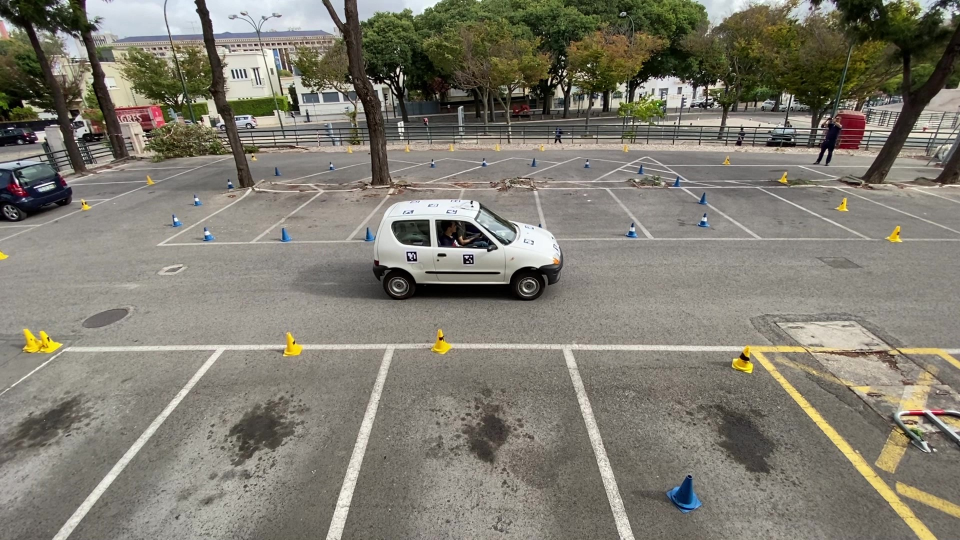
%> input picture shared-assets/viena_center_near.jpg, 1920 x 1080 px (shown at 1/2 size)
$ octave --eval "tst0_edge_methods;"   (GNU Octave 9; MATLAB toolbox functions it lacks are replaced by stand-ins)
%> lines starting %> are read from the running program, lines starting %| are printed output that depends on the picture; in (x1, y1, x2, y2) boxes, pixels count from 0 and x2, y2 are one past the last pixel; in counts of white or black regions, pixels touching at a corner belong together; the program's own positions count from 1
%-------------------------------------------------
%
% TST0_EDGE_METHODS - Compares various edge detection methods on an input image.
% This script demonstrates and displays the results of several common edge
% detection algorithms: simple (default), Canny, Laplacian of Gaussian (LoG),
% Sobel, and Canny with preprocessing.
%
% Inputs:
%   testNumber : integer : The number of the test to run (default: 0).
%                          0: All tests, 1: Simple, 2: Canny, 3: LoG,
%                          4: Sobel, 5: Canny with preprocessing.
%   srcImage   : string  : Path to the input image file (default: 'viena_center_near.jpg').
%
% Outputs:
%   display_figure : figure : A MATLAB figure displaying the edge detection results.
%
% Other m-files required: None
% Subfunctions: None
% MAT-files required: None
%
% Author: Tiago Simões
% Project: VIENA
% Instituto Superior Técnico
% July 2024; Last revision: 9-September-2025
%
%------------- BEGIN MAIN FUNCTION ---------------

function tst0_edge_methods(testNumber, srcImage)

    if nargin < 2; srcImage = 'viena_center_near.jpg'; end
    if nargin < 1; testNumber = 0; end

    % Read the image
    srcImage = imread(srcImage);
%> srcImage is the input picture: size 1080x1920x3 uint8; mean R, G, B 127.7, 124.2, 112.7

    % Convert to grayscale
    grayImage= rgb2gray(srcImage);
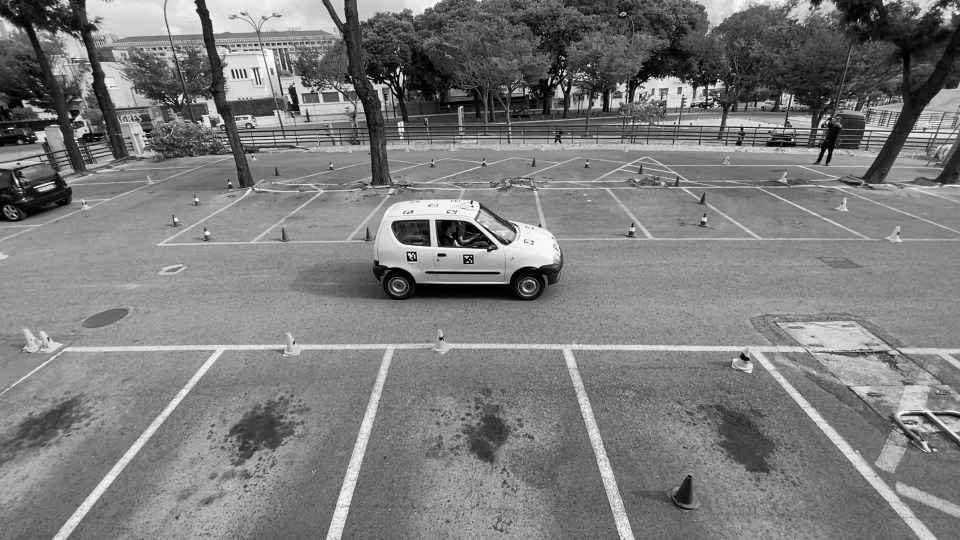
%> grayImage: size 1080x1920 uint8 (shown at 1/2 size); min 0, max 255, mean 123.9

    %% Basic edge detection using default parameters
    simpleEdge = edge(grayImage);
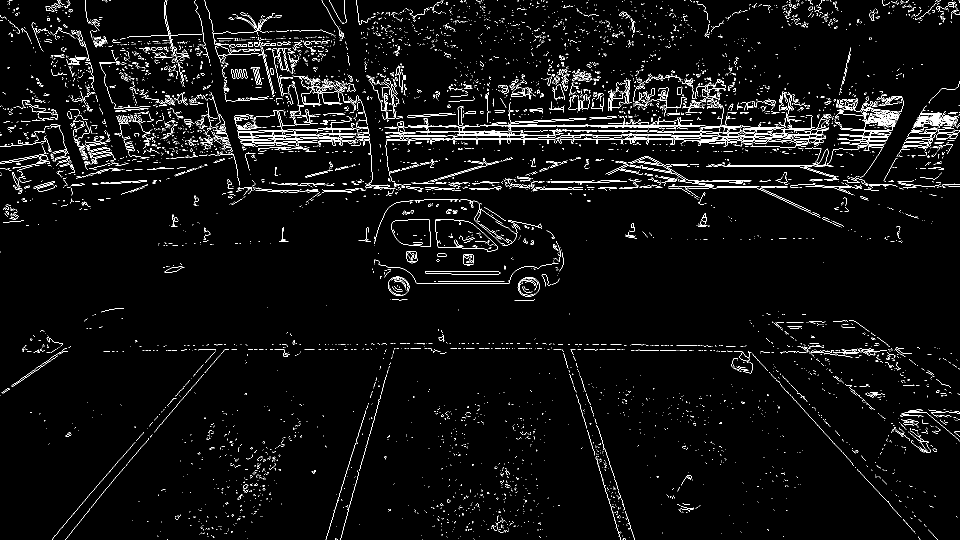
%> simpleEdge: size 1080x1920 logical (shown at 1/2 size); 3.6% white in thin lines or dots

    %% Edge detection using Canny method with Otsu thresholding

    % Set Canny threshold based on Otsu threshold
    level = graythresh(grayImage);
%> level = 0.416
    cannythreshold = [level/100 level/2];
%> cannythreshold = [0.00416 0.208]
    cannyEdge = edge(grayImage,'Canny',cannythreshold);
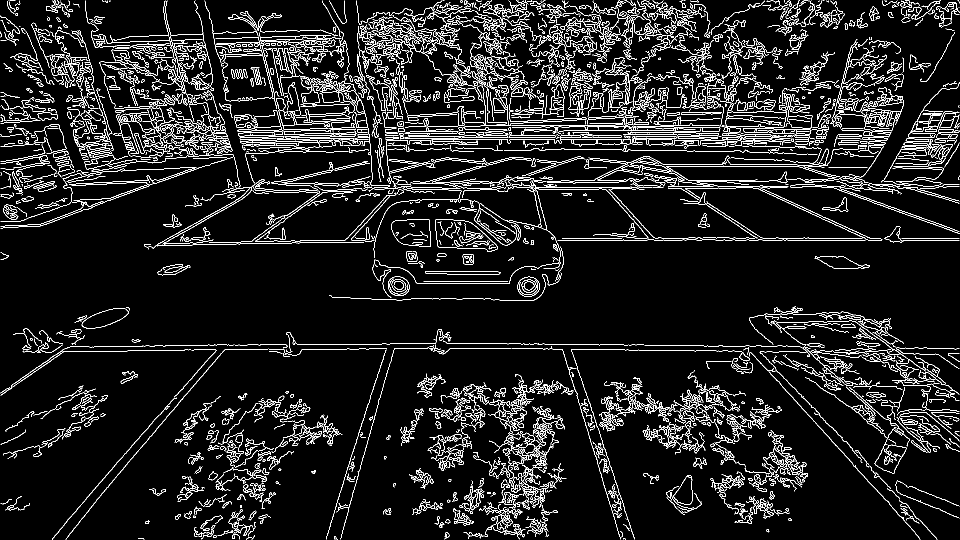
%> cannyEdge: size 1080x1920 logical (shown at 1/2 size); 8% white in thin lines or dots

    %% Edge detection using Laplacian of Gaussian (LoG)
    logEdge = edge(grayImage,'log');
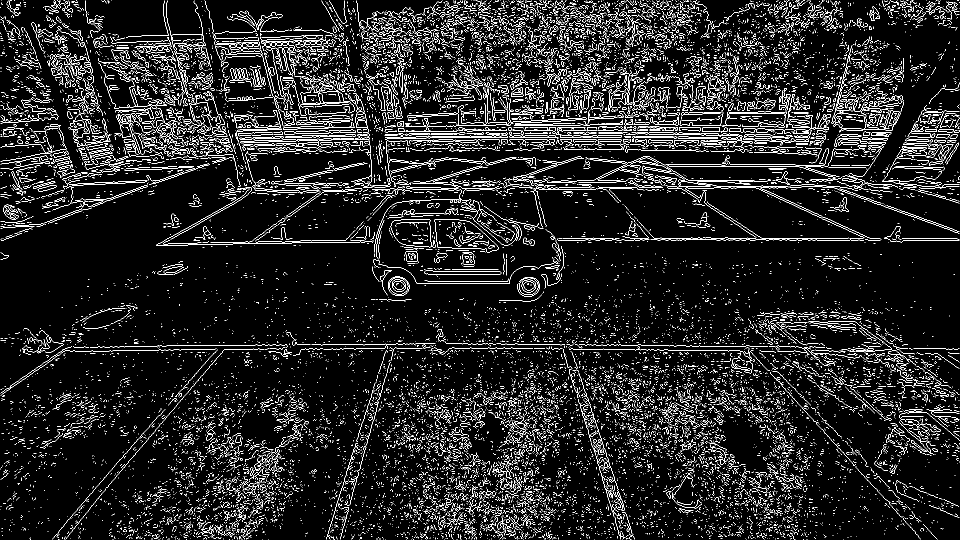
%> logEdge: size 1080x1920 logical (shown at 1/2 size); 8% white in thin lines or dots

    %% Edge detection using Sobel operator and gradient magnitude
    sobelEdge = edge(grayImage,'Sobel');

    %% Edge detection using Canny method with preprocessing
    grayImage = imadjust(grayImage);
    grayImage = imgaussfilt(grayImage, 2);

    level = graythresh(grayImage);
%> level = 0.443
    cannythreshold = [level/100 level/2];
%> cannythreshold = [0.00443 0.222]
    processedEdge = edge(grayImage, 'Canny', cannythreshold);
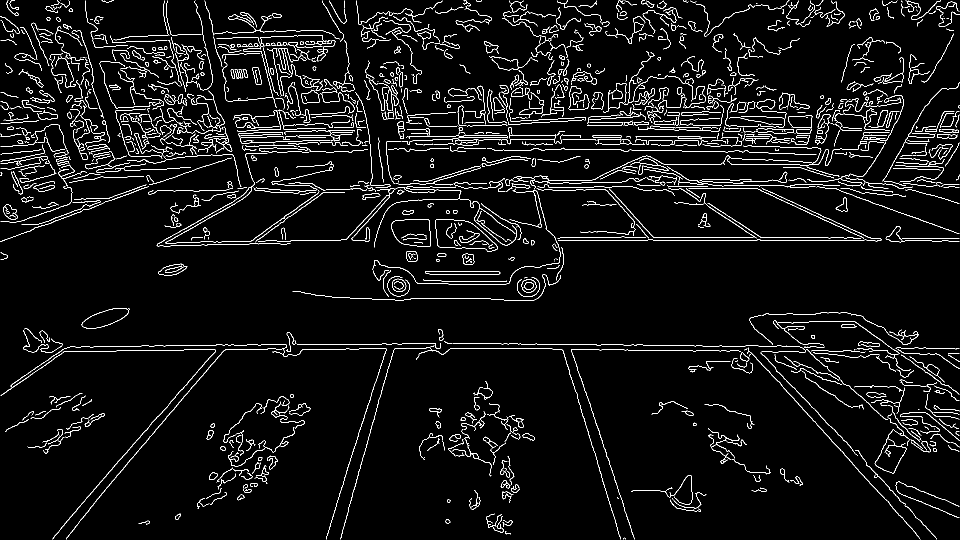
%> processedEdge: size 1080x1920 logical (shown at 1/2 size); 4.6% white in thin lines or dots

    %% Display Results
    figure(311), clf;
    switch testNumber
        case 0
            subplot(2, 3, 1);
            imshow(simpleEdge);
            title('Simple Edge Detection');

            subplot(2, 3, 2);
            imshow(cannyEdge);
            title('Canny Edge Detection');

            subplot(2, 3, 3);
            imshow(logEdge);
            title('Laplacian of Gaussian Edge Detection');

            subplot(2, 3, 4);
            imshow(sobelEdge);
            title('Sobel Edge Detection');

            subplot(2, 3, 5);
            imshow(processedEdge);
            title('Canny Edge Detection with Preprocessing');
        case 1
            imshow(simpleEdge);
            title('Simple Edge Detection');
        case 2
            imshow(cannyEdge);
            title('Canny Edge Detection');
        case 3
            imshow(logEdge);
            title('Laplacian of Gaussian Edge Detection');
        case 4
            imshow(sobelEdge);
            title('Sobel Edge Detection');
        case 5
            imshow(processedEdge);
            title('Canny Edge Detection with Preprocessing');
    end

end

%------------- END OF MAIN FUNCTION --------------

$ run again, with shared-assets/google_earth_coords.jpg copied over shared-assets/viena_center_near.jpg
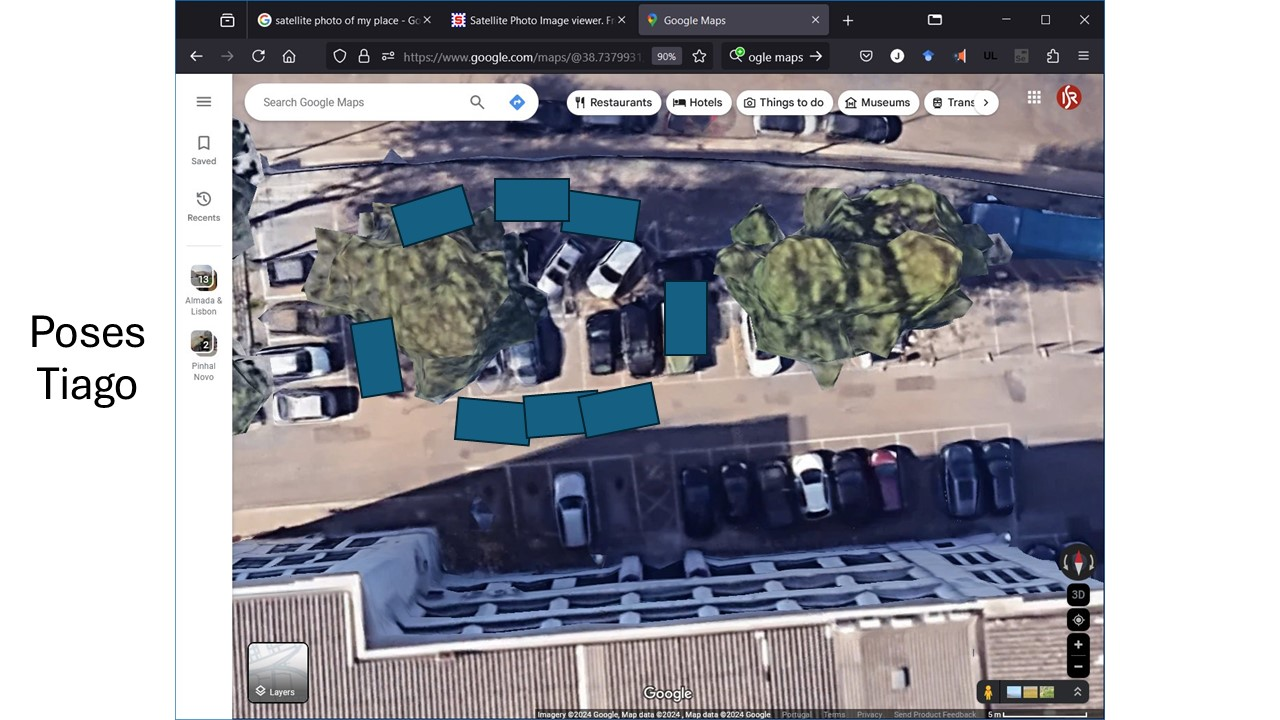
%> input picture shared-assets/google_earth_coords.jpg, 1280 x 720 px
%> in tst0_edge_methods, srcImage is the input picture: size 720x1280x3 uint8; mean R, G, B 152.5, 152.7, 160.4
%> in tst0_edge_methods, `simpleEdge = edge(grayImage);`:
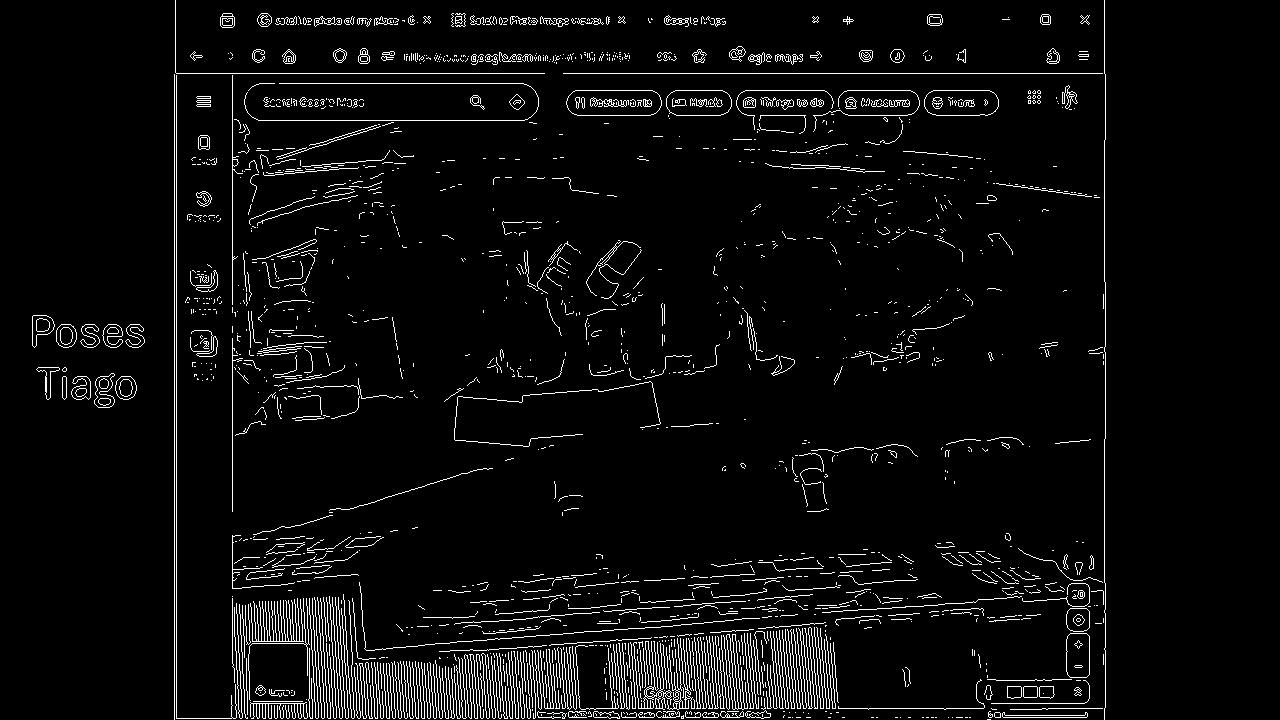
%> simpleEdge: size 720x1280 logical; 4.5% white in thin lines or dots, all inside (x1, y1, x2, y2) = (32, 0, 1106, 720)
%> level = 0.576
%> cannythreshold = [0.00576 0.288]
%> cannyEdge: size 720x1280 logical; 6.4% white in thin lines or dots, all inside (x1, y1, x2, y2) = (32, 1, 1106, 719)
%> logEdge: size 720x1280 logical; 7.4% white in thin lines or dots, all inside (x1, y1, x2, y2) = (31, 1, 1107, 719)
%> in tst0_edge_methods, `processedEdge = edge(grayImage, 'Canny', cannythreshold);`:
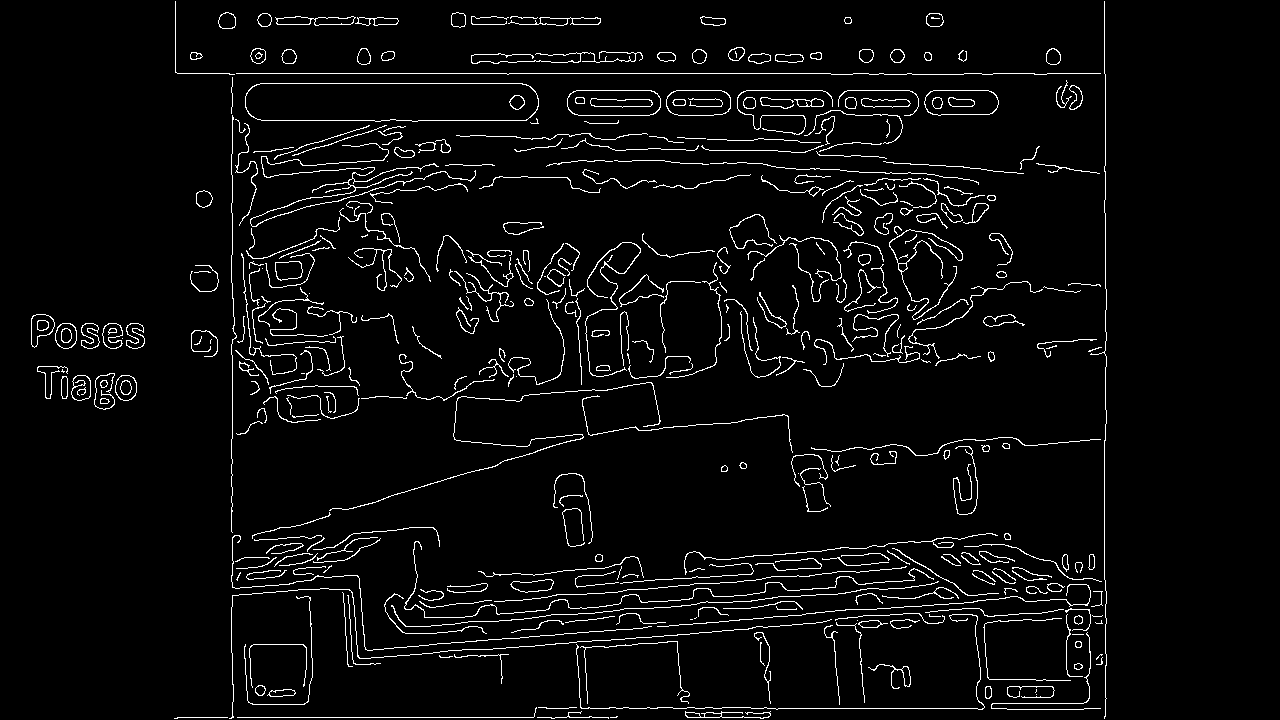
%> processedEdge: size 720x1280 logical; 4.2% white in thin lines or dots, all inside (x1, y1, x2, y2) = (31, 1, 1107, 719)

$ run again, with shared-assets/viena_center_far.jpg copied over shared-assets/viena_center_near.jpg
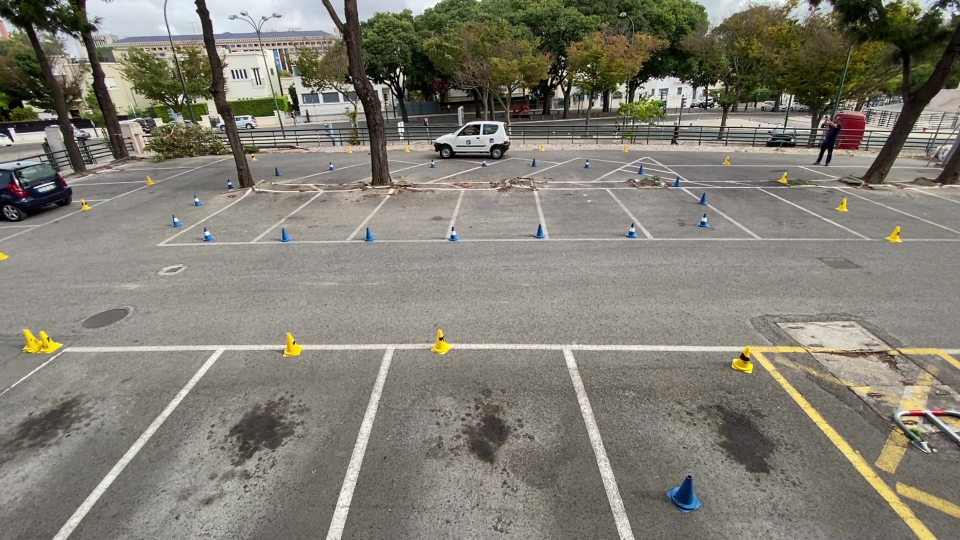
%> input picture shared-assets/viena_center_far.jpg, 1920 x 1080 px (shown at 1/2 size)
%> in tst0_edge_methods, srcImage is the input picture: size 1080x1920x3 uint8; mean R, G, B 128.8, 125.6, 114.6
%> in tst0_edge_methods, `simpleEdge = edge(grayImage);`:
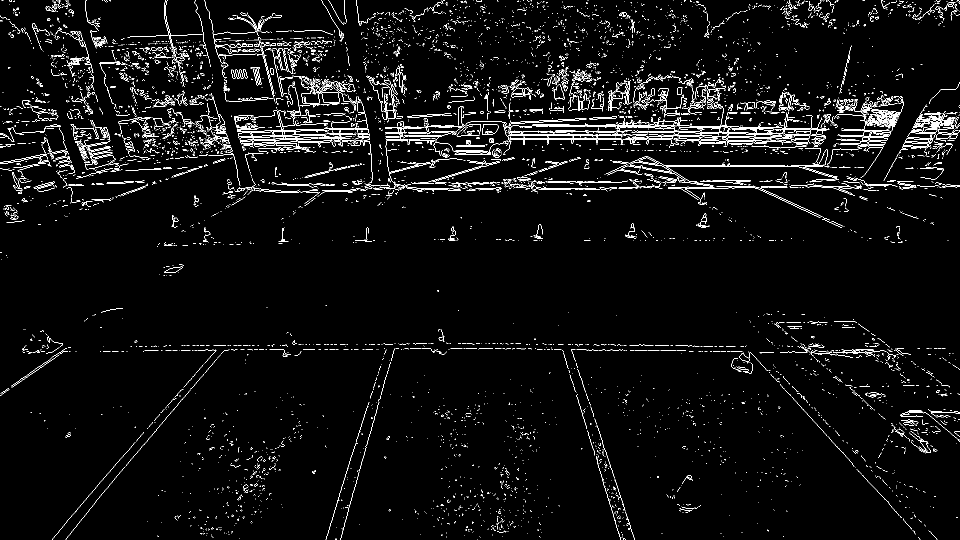
%> simpleEdge: size 1080x1920 logical (shown at 1/2 size); 3.6% white in thin lines or dots
%> in tst0_edge_methods, `level = graythresh(grayImage);`: level = 0.435
%> in tst0_edge_methods, `cannythreshold = [level/100 level/2];`: cannythreshold = [0.00435 0.218]
%> cannyEdge: size 1080x1920 logical; 7% white in thin lines or dots
%> logEdge: size 1080x1920 logical; 8% white in thin lines or dots
%> in tst0_edge_methods, `level = graythresh(grayImage);`: level = 0.467
%> in tst0_edge_methods, `cannythreshold = [level/100 level/2];`: cannythreshold = [0.00467 0.233]
%> in tst0_edge_methods, `processedEdge = edge(grayImage, 'Canny', cannythreshold);`:
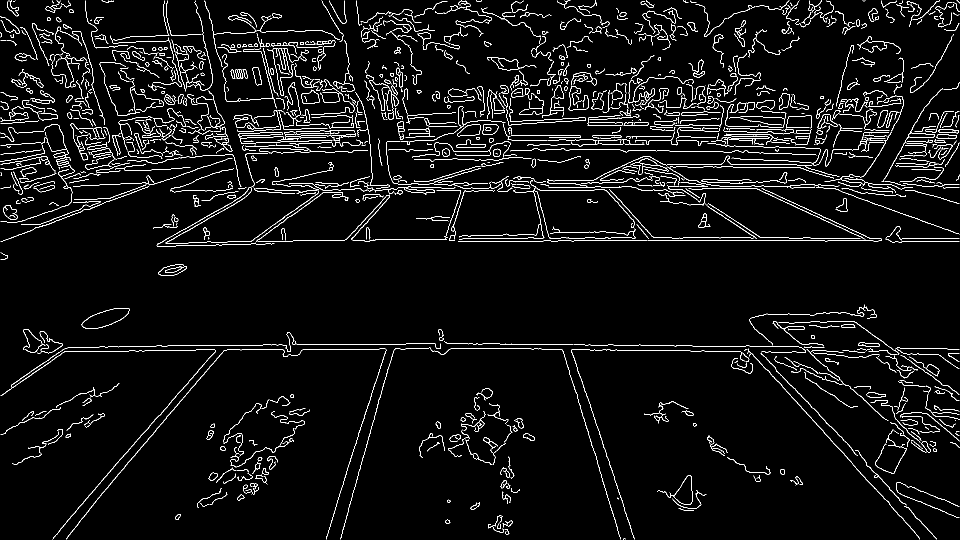
%> processedEdge: size 1080x1920 logical (shown at 1/2 size); 4.3% white in thin lines or dots
